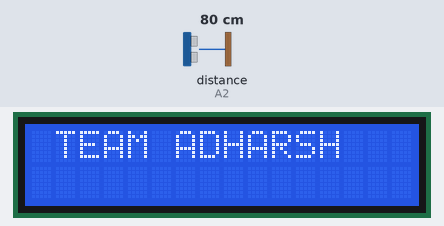
Simulated run of this sketch. Board: Arduino Uno, built with avr-gcc and run on an emulated ATmega328P. Parts: 16×2 character LCD. Wiring (inferred from the names in the program): ultrasonic range finder: trigger A1; echo A2. The inputs (shaded band) are chosen by the test bench; at power-on: distance to the obstacle (sensor on A2) 80 cm. The echo pulse lasts 58.3 µs per cm.

Above: at 2.1 s.
At 5.2 s:
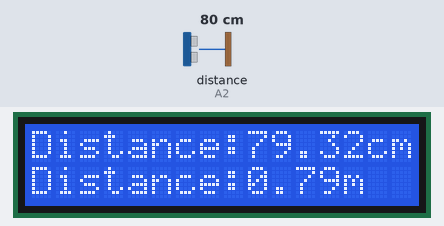
5.3 s: distance to the obstacle (sensor on A2) set to 2 cm
At 6.6 s:
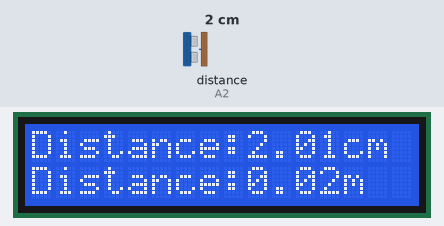
9.4 s: distance to the obstacle (sensor on A2) set to 4 cm
At 10.9 s:
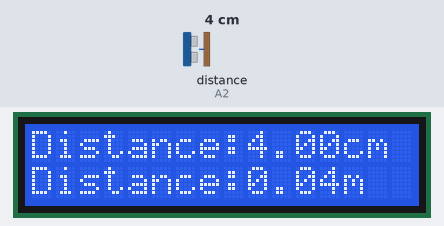
12.6 s: distance to the obstacle (sensor on A2) set to 9 cm
At 13.9 s:
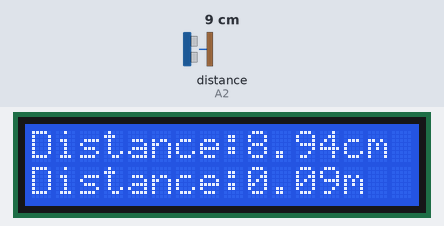
Timing chart, 0 to 15.6 s (numbered marks = the images above; inputs shaded):
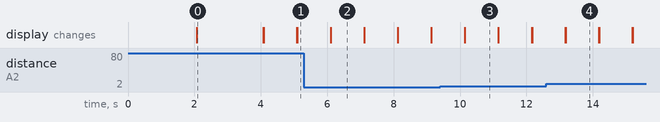

Measured:
- after the input at 5.3 s, the display: first differs from a run without the input after 0.81 s (image 2)
- after the input at 9.4 s, the display: first differs from a run without the input after 0.75 s (image 3)
- after the input at 12.6 s, the display: first differs from a run without the input after 0.58 s (image 4)
- what the display in image 0 shows lasts 2.0 s, from 2.1 s to 4.1 s
- what the display in image 2 shows lasts 1.0 s, from 6.1 s to 7.1 s

The sketch:

i-Ruler.ino
```cpp
//A simple distance measuring device using Arduino UNO, an ultrasonic sensor and a LCD display.


#include <LiquidCrystal.h>

#define trigger A1   // pins of ultra sonic sensor
#define echo A2

LiquidCrystal lcd(13,12,8,7,4,2);

float time=0,distance=0;

void setup()
{
 lcd.begin(16,2);
 pinMode(trigger,OUTPUT);
 pinMode(echo,INPUT);
 lcd.print(" Ultra sonic");
 lcd.setCursor(0,1);
 lcd.print("Distance Meter");
 delay(2000);
 lcd.clear();
 lcd.print(" TEAM ADHARSH ");
 delay(2000);
}

void loop()
{
 lcd.clear();
 digitalWrite(trigger,LOW);
 delayMicroseconds(2);
 digitalWrite(trigger,HIGH);
 delayMicroseconds(10);
 digitalWrite(trigger,LOW);
 delayMicroseconds(2);
 time=pulseIn(echo,HIGH);
 distance=time*340/20000;
 lcd.clear();
 lcd.print("Distance:");
 lcd.print(distance);
 lcd.print("cm");
 lcd.setCursor(0,1);
 lcd.print("Distance:");
 lcd.print(distance/100);
 lcd.print("m");
 delay(1000);
}
```
